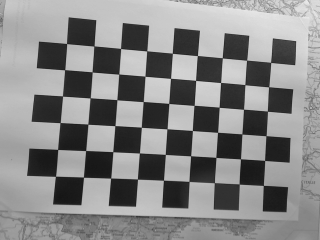
#> input picture data/chessboard.png, 320 x 240 px
$ python chessboard_circle_grid.py
#> lines starting #> are read from the running program, lines starting #| are printed output that depends on the picture; after the words box and inside, x2 and y2 are one past the last pixel; in counts of white or black regions, pixels touching at a corner belong together
import cv2
import matplotlib.pyplot as plt

image_chess = cv2.imread('../data/chessboard.png')
#> image_chess is the input picture: shape (240, 320, 3); min 21, max 233, mean 135

found, corners = cv2.findChessboardCorners(image_chess, (6, 9))
#> found = True; corners = 54 rows, first 8: [270.6, 62.48], [268.5, 86.75], [267.4, 111.2], [266, 135.6], [264.6, 160.5], [263.4, 185.5], [246.5, 60.28], [244.8, 84.61]
assert found == True, "can't find chessboard pattern"

dbg_image_chess = image_chess.copy()
cv2.drawChessboardCorners(dbg_image_chess, (6, 9), corners,found);
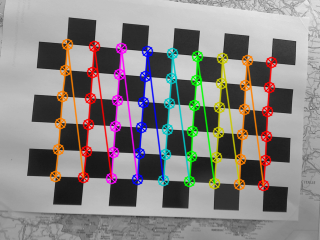
#> dbg_image_chess: shape (240, 320, 3); 13.79% of pixels changed, all inside (x1, y1, x2, y2) = (49, 38, 278, 192)

image_circles = cv2.imread('../data/circlesgrid.png')
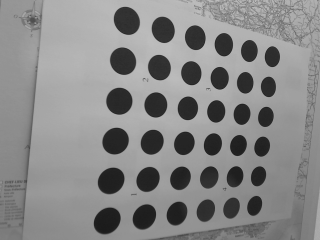
#> input picture data/circlesgrid.png, 320 x 240 px
#> image_circles is the input picture: shape (240, 320, 3); min 26, max 190, mean 135.7
found, corners = cv2.findCirclesGrid(image_circles, (6, 6), cv2.CALIB_CB_SYMMETRIC_GRID)
#> corners = 36 rows, first 8: [126.4, 20.29], [162.8, 29.31], [194.8, 37.24], [223.4, 44.19], [248.9, 50.53], [271.9, 56.31], [122.6, 60.7], [159, 67.14]
assert found == True, "can't find circles grid pattern"

dbg_image_circles = image_circles.copy()
cv2.drawChessboardCorners(dbg_image_circles, (6, 6), corners, found);
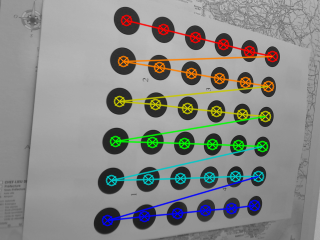
#> dbg_image_circles: shape (240, 320, 3); 10.1% of pixels changed, all inside (x1, y1, x2, y2) = (101, 14, 279, 227)

plt.figure(figsize=(8,8))
plt.subplot(221)
plt.title('original')
plt.axis('off')
plt.imshow(image_chess)
plt.subplot(222)
plt.title('detected pattern')
plt.axis('off')
plt.imshow(dbg_image_chess)
plt.show()
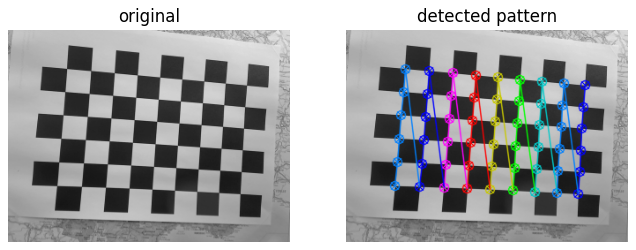
#> figure drawn by matplotlib, 2 panels; B, G, R data is drawn as R, G, B
plt.subplot(223)
plt.title('original')
plt.axis('off')
plt.imshow(image_circles)
plt.subplot(224)
plt.title('detected pattern')
plt.axis('off')
plt.imshow(dbg_image_circles)
plt.tight_layout()
plt.show()
#> figure, not shown here; B, G, R data is drawn as R, G, B
